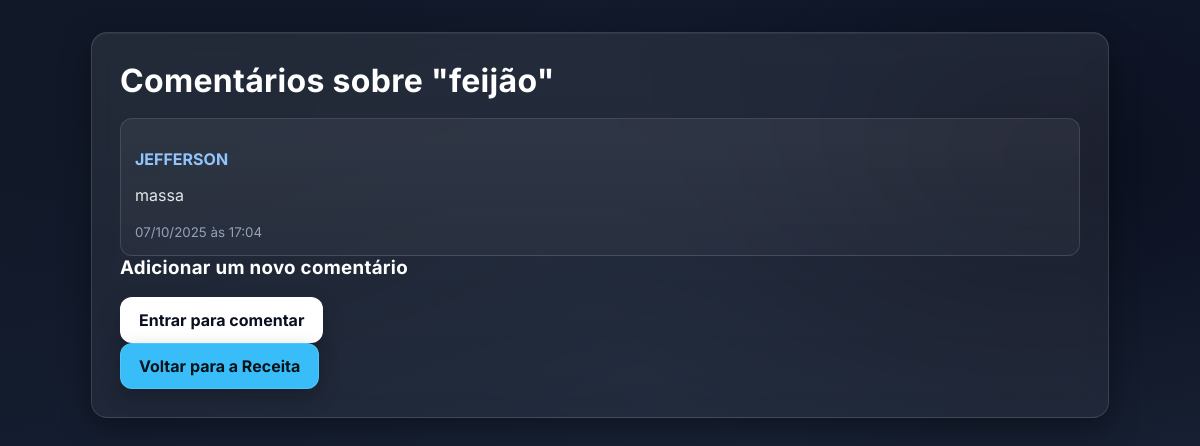
The page /receita/2/comentarios on the database its author committed.
### models.py (models this page shows)
class Receita(db.Model):
    id = db.Column(db.Integer, primary_key=True)
    titulo = db.Column(db.String(100), nullable=False)
    descricao = db.Column(db.Text)
    modo_preparo = db.Column(db.Text)
    imagem = db.Column(db.String(255), nullable=True) # Campo para a imagem
    data_postagem = db.Column(db.DateTime, default=datetime.utcnow)
    usuario_id = db.Column(db.Integer, db.ForeignKey('usuario.id'), nullable=False)
    usuario = db.relationship('Usuario', backref=db.backref('receitas', lazy=True))

class Comentario(db.Model):
    id = db.Column(db.Integer, primary_key=True)
    conteudo = db.Column(db.Text, nullable=False)
    data_comentario = db.Column(db.DateTime, default=datetime.utcnow)
    usuario_id = db.Column(db.Integer, db.ForeignKey('usuario.id'), nullable=False)
    receita_id = db.Column(db.Integer, db.ForeignKey('receita.id'), nullable=False)
    usuario = db.relationship('Usuario', backref=db.backref('comentarios', lazy=True))
    receita = db.relationship('Receita', backref=db.backref('comentarios', lazy=True))

class Usuario(db.Model):
    id = db.Column(db.Integer, primary_key=True)
    nome = db.Column(db.String(100), nullable=False)
    email = db.Column(db.String(120), unique=True, nullable=True) # Adicionei email para consistência
    senha = db.Column(db.String(100), nullable=True) # Adicionei senha
    foto_perfil = db.Column(db.String(255), nullable=True)
    bio = db.Column(db.Text, nullable=True)

### app.py (the view)
@app.route('/receita/<int:receita_id>/comentarios')
def comentarios(receita_id):
    receita = Receita.query.get_or_404(receita_id)
    return render_template('comments.html', receita=receita)

### templates/comments.html (shortened to what this page needs)
<!DOCTYPE html>
<html>
<head>
    <link rel="stylesheet" href="{{ url_for('static', filename='style.css') }}">
</head>
<body>
    <div class="container comments-section">
        <h1>Comentários sobre "{{ receita.titulo }}"</h1>
        <div class="comments-list">
            {% for comentario in receita.comentarios %}
                <div class="comment-box" style="background: linear-gradient(180deg, rgba(255,255,255,0.06), rgba(255,255,255,0.03)); border:1px solid rgba(255,255,255,0.12); padding:14px; border-radius:12px;">
                    <p class="comment-author" style="color:#93c5fd; font-weight:700;">{{ comentario.usuario.nome }}</p>
                    <p class="comment-content" style="color:#e5e7eb;">{{ comentario.conteudo }}</p>
                    <small class="comment-date" style="color:#94a3b8;">{{ comentario.data_comentario.strftime('%d/%m/%Y às %H:%M') }}</small>
                </div>
            {% else %}
                <p>Nenhum comentário ainda. Seja o primeiro a comentar!</p>
            {% endfor %}
        </div>
        <div class="comment-form-container">
            <h3>Adicionar um novo comentário</h3>
            {% if session.get('user_id') %}
            <form action="{{ url_for('adicionar_comentario', receita_id=receita.id) }}" method="POST">
                <textarea name="conteudo" placeholder="Escreva seu comentário aqui..." required></textarea>
                <button type="submit" class="submit-comment-button">Comentar</button>
            </form>
            {% else %}
            <a href="{{ url_for('login') }}" class="button-link">Entrar para comentar</a>
            {% endif %}
        </div>
        <a href="{{ url_for('receita_detail', id=receita.id) }}" class="button-link back-button">Voltar para a Receita</a>
    </div>
</body>
</html>

### static/style.css (style rules this page uses)
:root { --bg-start: #0f172a; --bg-end: #1e293b; --card: rgba(255,255,255,0.08); --card-border: rgba(255,255,255,0.12); --text: #f8fafc; --muted: #cbd5e1; --primary: #22c55e; --primary-600: #16a34a; --accent: #f97316; --accent-600: #ea580c; --info: #38bdf8; --danger: #ef4444; }
body { font-family: 'Inter', sans-serif; margin: 0; min-height: 100vh; color: var(--text); background: radial-gradient(1200px 700px at 10% 10%, #111827 0%, transparent 60%), radial-gradient(900px 600px at 90% 20%, #0b1020 0%, transparent 60%), linear-gradient(160deg, var(--bg-start), var(--bg-end)); display: flex; flex-direction: column; align-items: center; }
.container { width: 92%; max-width: 960px; margin: 32px 0; padding: 28px; background: linear-gradient(180deg, rgba(255,255,255,0.08), rgba(255,255,255,0.05)); border: 1px solid var(--card-border); border-radius: 16px; backdrop-filter: blur(10px); box-shadow: 0 10px 30px rgba(0,0,0,0.35), inset 0 1px 0 rgba(255,255,255,0.06); }
h1, h2, h3 { color: #ffffff; letter-spacing: 0.3px; margin: 0 0 18px 0; }
a { color: var(--info); text-decoration: none; }
button, .button-link { display: inline-flex; align-items: center; justify-content: center; gap: 8px; padding: 12px 18px; border-radius: 12px; border: 1px solid rgba(255,255,255,0.12); color: #0b1020; background: #ffffff; font-weight: 700; cursor: pointer; text-decoration: none; transition: transform .15s ease, box-shadow .2s ease, background .2s ease; box-shadow: 0 8px 20px rgba(0,0,0,0.25); }
.back-button { background: var(--info); color: #051219; }

### rows shown on the page
Receita: titulo "feijão"
Comentario: usuario.nome "JEFFERSON", conteudo "massa", data_comentario "07/10/2025 às 17:04"
